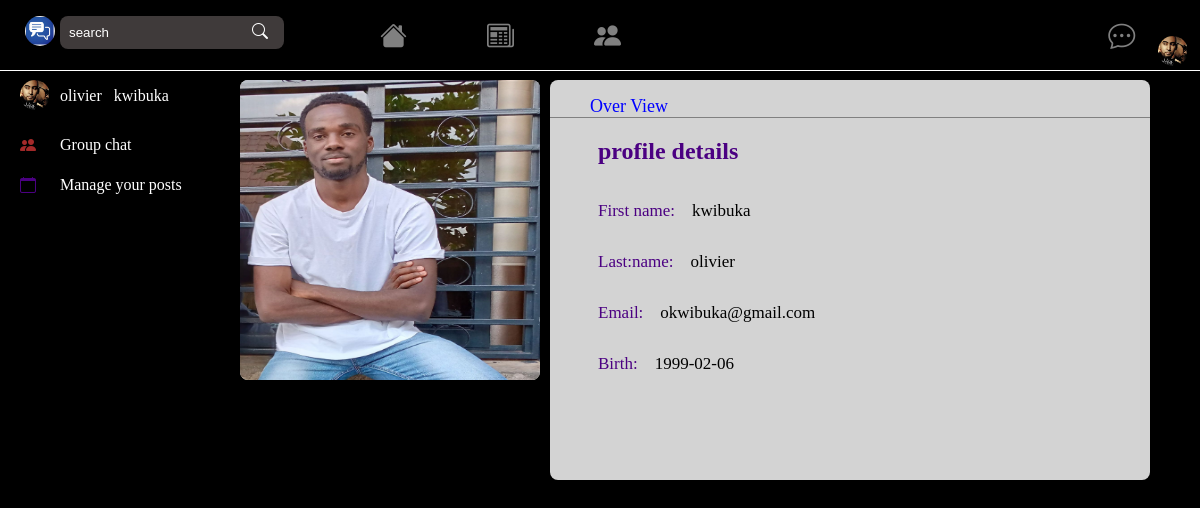
Screenshot of /user_pages/user_profiles.php?id=2 (signed in) with the database file from the repository.
### tables this page shows
CREATE TABLE `users` (
  `id` bigint(20) NOT NULL,
  `first_name` varchar(191) NOT NULL,
  `last_name` varchar(191) NOT NULL,
  `email` varchar(191) NOT NULL,
  `password` varchar(191) NOT NULL,
  `birth` varchar(191) NOT NULL,
  `sex` varchar(10) NOT NULL,
  `image` varchar(191) NOT NULL,
  `user_type` varchar(20) NOT NULL,
  `created_at` timestamp NOT NULL DEFAULT current_timestamp() ON UPDATE current_timestamp()
);

### user_pages/user_profiles.php (the view, shortened to what this page needs)
<?php
 include("../static_pages/header.php"); ?>
<div class="section">
    <div class="container">
<?php include("../static_pages/left.php"); ?>
<div class="center">
<div class="container">
<?php
if(isset($_GET['id']))
{
    $id = mysqli_real_escape_string($con , $_GET['id']);
    $query = "SELECT * FROM users WHERE id='$id'";
    $query_run = mysqli_query($con , $query);
    $sql = mysqli_num_rows($query_run);
    if($sql > 0)
    {
        while($row = mysqli_fetch_assoc($query_run))
        {
            ?>
            <div class="box_one">
                <center>
            <img src="../profile_images/<?= $row['image']; ?>">
        </center>
                </div>
                <div class="box_two">
                <div class="top">
                <ul>
                    <li><a href="" style="color:blue;">Over View</a></li>
                </ul>
                </div>
                <div class="bottom">
                <h2 style="color:indigo;">profile details</h2>
                <div class="details">
                    First name:<span><?= $row['first_name'] ?> </span>
                    <br>
                    Last:name:<span><?= $row['last_name'] ?> </span>
                    <br>
                    Email:<span><?= $row['email'] ?> </span>
                    <br>
                    Birth:<span><?= $row['birth'] ?> </span>
                </div>
                </div>
                </div>
            <?php
        }
    }
}
?>
</div>
</div>
</body>
</html>

### user_pages/user_profiles.php (style rules this page uses)
body { margin: 0; padding: 0; box-sizing: border-box; background-color: black; }
.section .container { background-color: black; display: flex; height: 100%; width: 100%; color: white; position:relative; }
.section .container .center { height: 100%; width: 80%; margin-top: 5em; position:absolute; right:0; }
.center .container { display:flex; }
.center .container .box_one { background:lightgrey; height:300px; width:300px; border-radius:8px; }
.center .container .box_one img { width:300px; height:300px; margin-top:1em; margin-top:-0.2px; border-radius:8px; }
.center .container .box_two { background:lightgrey; height:400px; width:600px; border-radius:8px; margin-left:10px; }
.container .box_two .top ul { list-style-type:none; display:flex; border-bottom:1px solid grey; }
.container .box_two .top ul li a { margin-right:2em; text-decoration:none; font-size:18px; color:black; margin-bottom:15px; }
.container .box_two .bottom { width:fit-content; margin-left:3em; }
.container .box_two .bottom .details { font-size:17px; line-height:3; color:indigo; }
.container .box_two .bottom span { margin-left:1em; color:black; }

### rows the page displays
users: image (picture), first_name "kwibuka", last_name "olivier", email "okwibuka@gmail.com", birth "1999-02-06"

### other values shown
$last_name "olivier"
$first_name "kwibuka"
